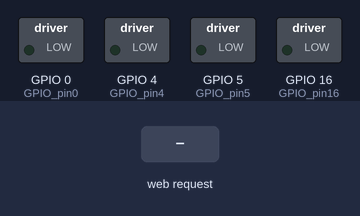
A sketch run on a simulated ESP8266 (NodeMCU). On the bench: switched loads named in the sketch (green lamp = pin HIGH). The test bench sets the inputs (shaded band). WiFi joins after 1.5 s; servers stay silent unless stated; what the sketch prints to the serial monitor is not drawn.

Above: at 4.7 s.
4.8 s: HTTP request GET /forward received
At 5.6 s:
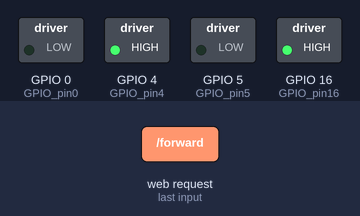
6.3 s: HTTP request GET /reverse received
At 6.8 s:
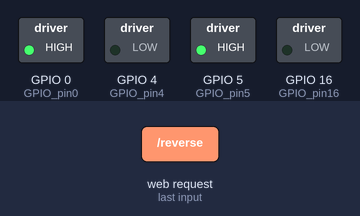
7.8 s: HTTP request GET /right received
At 9.0 s:
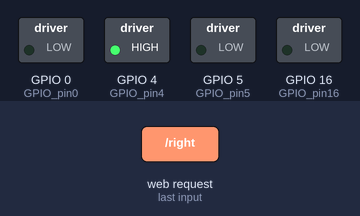
9.3 s: HTTP request GET /left received
At 10.3 s:
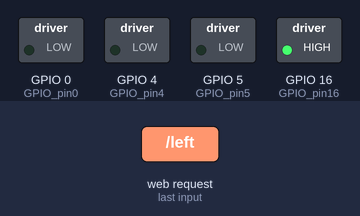
10.8 s: HTTP request GET /stop received
At 11.4 s:
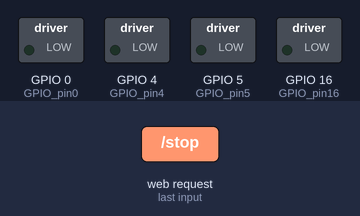
Timing chart, 0 to 13.3 s (numbered marks = the images above; inputs shaded):
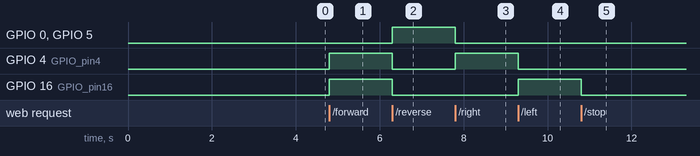

Measured:
- after the input at 4.8 s, GPIO 4 (GPIO_pin4), GPIO 16 (GPIO_pin16): LOW → HIGH at once
- after the input at 6.3 s, GPIO 0 (GPIO_pin0), GPIO 5 (GPIO_pin5): LOW → HIGH at once; GPIO 4 (GPIO_pin4), GPIO 16 (GPIO_pin16): HIGH → LOW at once
- after the input at 7.8 s, GPIO 0 (GPIO_pin0), GPIO 5 (GPIO_pin5): HIGH → LOW at once; GPIO 4 (GPIO_pin4): LOW → HIGH at once
- after the input at 9.3 s, GPIO 4 (GPIO_pin4): HIGH → LOW at once; GPIO 16 (GPIO_pin16): LOW → HIGH at once
- after the input at 10.8 s, GPIO 16 (GPIO_pin16): HIGH → LOW at once

The sketch:

nodeappbot.ino
```cpp
#include<ESP8266WiFi.h>

String  i;
WiFiServer server(80);

void setup()
{
  i = "";

  Serial.begin(9600);

  pinMode(16, OUTPUT); // GPIO pin16=D0 of NodeMCU 12E or in place of '16' you can write'D0' directly || -->Connected to motordriver
  pinMode(5, OUTPUT);  // GPIO pin5=D1 of NodeMCU 12E or in place of '16' you can write 'D0' directly || -->Connected to motordriver
  pinMode(4, OUTPUT);  // GPIO pin4=D2 of NodeMCU 12E or in place of '16' you can write 'D0' directly || -->Connected to motordriver
  pinMode(0, OUTPUT);  // GPIO pin0=D3 of NodeMCU 12E or in place of '16' you can write 'D0' directly || -->Connected to motordriver
    WiFi.disconnect();
  delay(2000);
  Serial.println("Connecting to WIFI");
   WiFi.begin("Alokom","42224222");
  while ((!(WiFi.status() == WL_CONNECTED))){
    delay(300);
    Serial.print("..");

  }Serial.println("I am Connected");
  Serial.println("My Local IP is : ");
  Serial.print((WiFi.localIP()));
  server.begin();

}


void loop()
{

    WiFiClient client = server.available();
    if (!client) { return; }
    while(!client.available()){  delay(1); }
    i = (client.readStringUntil('\r'));
    i.remove(0, 5);
    i.remove(i.length()-9,9);
    if (i == "forward") {
      digitalWrite(16,HIGH);
      digitalWrite(5,LOW);
      digitalWrite(4,HIGH);
      digitalWrite(0,LOW);
      client.println("HTTP/1.1 200 OK");
      client.println("Content-Type: text/html");
      client.println("");
      client.println("<!DOCTYPE HTML>");
      client.println("<html>");
      client.println("forward");
      client.println("</html>");
      client.stop();
      delay(1);

    }
    if (i == "reverse") {
      digitalWrite(16,LOW);
      digitalWrite(5,HIGH);
      digitalWrite(4,LOW);
      digitalWrite(0,HIGH);
      client.println("HTTP/1.1 200 OK");
      client.println("Content-Type: text/html");
      client.println("");
      client.println("<!DOCTYPE HTML>");
      client.println("<html>");
      client.println("reverse");
      client.println("</html>");
      client.stop();
      delay(1);

    }
    if (i == "right") {
      digitalWrite(16,LOW);
      digitalWrite(5,LOW);
      digitalWrite(4,HIGH);
      digitalWrite(0,LOW);
      client.println("HTTP/1.1 200 OK");
      client.println("Content-Type: text/html");
      client.println("");
      client.println("<!DOCTYPE HTML>");
      client.println("<html>");
      client.println("right");
      client.println("</html>");
      client.stop();
      delay(1);

    }
    if (i == "left") {
      digitalWrite(16,HIGH);
      digitalWrite(5,LOW);
      digitalWrite(4,LOW);
      digitalWrite(0,LOW);
      client.println("HTTP/1.1 200 OK");
      client.println("Content-Type: text/html");
      client.println("");
      client.println("<!DOCTYPE HTML>");
      client.println("<html>");
      client.println("left");
      client.println("</html>");
      client.stop();
      delay(1);

    }
    if (i == "stop") {
      digitalWrite(16,LOW);
      digitalWrite(5,LOW);
      digitalWrite(4,LOW);
      digitalWrite(0,LOW);
      client.println("HTTP/1.1 200 OK");
      client.println("Content-Type: text/html");
      client.println("");
      client.println("<!DOCTYPE HTML>");
      client.println("<html>");
      client.println("stop");
      client.println("</html>");
      client.stop();
      delay(1);

    }

}
```
